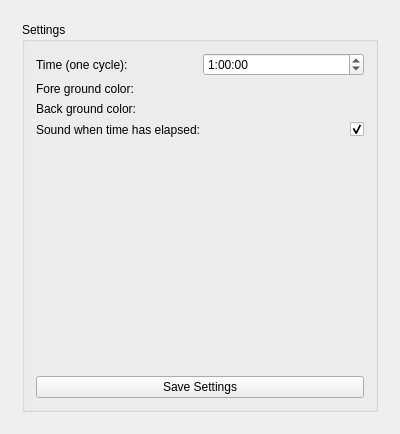
<?xml version="1.0" encoding="UTF-8"?>
<ui version="4.0">
 <class>Dialog</class>
 <widget class="QDialog" name="Dialog">
  <property name="geometry">
   <rect>
    <x>0</x>
    <y>0</y>
    <width>400</width>
    <height>434</height>
   </rect>
  </property>
  <property name="windowTitle">
   <string>Dialog</string>
  </property>
  <property name="windowIcon">
   <iconset resource="res.qrc">
    <normaloff>:/res/Clock-icon.png</normaloff>:/res/Clock-icon.png</iconset>
  </property>
  <layout class="QVBoxLayout" name="verticalLayout_2">
   <item>
    <widget class="QStackedWidget" name="stackedWidget">
     <property name="currentIndex">
      <number>1</number>
     </property>
     <widget class="QWidget" name="page">
      <layout class="QVBoxLayout" name="verticalLayout_3">
       <item>
        <widget class="TimeRenderer" name="clock" native="true"/>
       </item>
       <item>
        <widget class="QPushButton" name="pbStart">
         <property name="text">
          <string>Start</string>
         </property>
        </widget>
       </item>
      </layout>
     </widget>
     <widget class="QWidget" name="page_2">
      <layout class="QVBoxLayout" name="verticalLayout">
       <item>
        <widget class="QGroupBox" name="groupBox">
         <property name="title">
          <string>Settings</string>
         </property>
         <layout class="QVBoxLayout" name="verticalLayout_4">
          <item>
           <layout class="QHBoxLayout" name="horizontalLayout">
            <item>
             <widget class="QLabel" name="label">
              <property name="text">
               <string>Time (one cycle):</string>
              </property>
             </widget>
            </item>
            <item>
             <widget class="QTimeEdit" name="timeEdit">
              <property name="displayFormat">
               <string>H:mm:ss</string>
              </property>
              <property name="time">
               <time>
                <hour>1</hour>
                <minute>0</minute>
                <second>0</second>
               </time>
              </property>
             </widget>
            </item>
           </layout>
          </item>
          <item>
           <layout class="QHBoxLayout" name="horizontalLayout_2">
            <item>
             <widget class="QLabel" name="label_2">
              <property name="text">
               <string>Fore ground color:</string>
              </property>
             </widget>
            </item>
            <item>
             <widget class="ColorWidget" name="fgColor" native="true"/>
            </item>
           </layout>
          </item>
          <item>
           <layout class="QHBoxLayout" name="horizontalLayout_3">
            <item>
             <widget class="QLabel" name="label_3">
              <property name="text">
               <string>Back ground color:</string>
              </property>
             </widget>
            </item>
            <item>
             <widget class="ColorWidget" name="bgColor" native="true"/>
            </item>
           </layout>
          </item>
          <item>
           <layout class="QHBoxLayout" name="horizontalLayout_4">
            <item>
             <widget class="QLabel" name="label_4">
              <property name="text">
               <string>Sound when time has elapsed: </string>
              </property>
             </widget>
            </item>
            <item>
             <widget class="QCheckBox" name="cbSound">
              <property name="sizePolicy">
               <sizepolicy hsizetype="Maximum" vsizetype="Fixed">
                <horstretch>0</horstretch>
                <verstretch>0</verstretch>
               </sizepolicy>
              </property>
              <property name="text">
               <string/>
              </property>
              <property name="checked">
               <bool>true</bool>
              </property>
             </widget>
            </item>
           </layout>
          </item>
          <item>
           <spacer name="verticalSpacer">
            <property name="orientation">
             <enum>Qt::Vertical</enum>
            </property>
            <property name="sizeHint" stdset="0">
             <size>
              <width>20</width>
              <height>40</height>
             </size>
            </property>
           </spacer>
          </item>
          <item>
           <widget class="QPushButton" name="pbSave">
            <property name="text">
             <string>Save Settings</string>
            </property>
           </widget>
          </item>
         </layout>
        </widget>
       </item>
      </layout>
     </widget>
    </widget>
   </item>
  </layout>
 </widget>
 <layoutdefault spacing="6" margin="11"/>
 <customwidgets>
  <customwidget>
   <class>TimeRenderer</class>
   <extends>QWidget</extends>
   <header>timerenderer.h</header>
   <container>1</container>
  </customwidget>
  <customwidget>
   <class>ColorWidget</class>
   <extends>QWidget</extends>
   <header>colorwidget.h</header>
   <container>1</container>
  </customwidget>
 </customwidgets>
 <resources>
  <include location="res.qrc"/>
 </resources>
 <connections/>
</ui>
